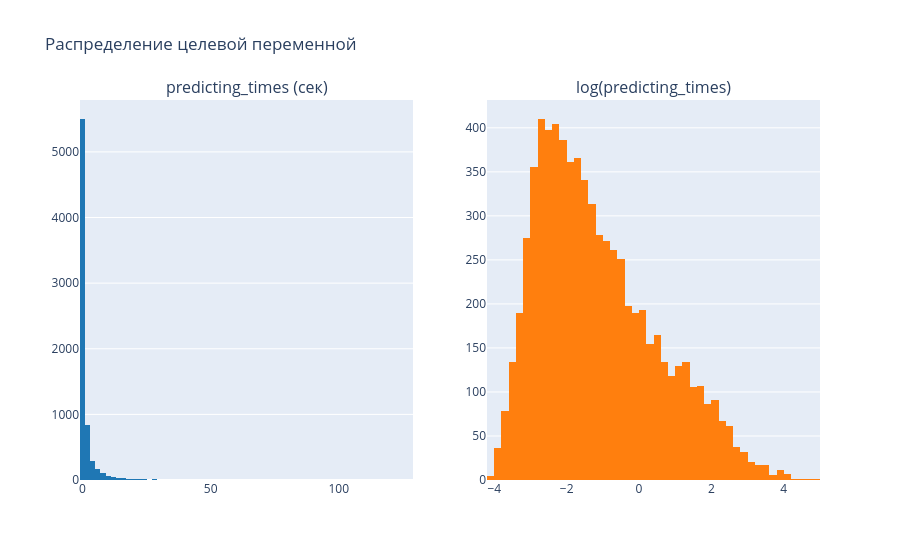

The notebook cell this image was saved under:
### Markdown cell above
## 3. EDA

### Code cell
# Распределение таргета до/после log
fig = make_subplots(rows=1, cols=2,
                    subplot_titles=('predicting_times (сек)', 'log(predicting_times)'))
fig.add_trace(go.Histogram(x=df['predicting_times'], nbinsx=80, marker_color='#1f77b4'), row=1, col=1)
fig.add_trace(go.Histogram(x=df['log_time'],         nbinsx=80, marker_color='#ff7f0e'), row=1, col=2)
fig.update_layout(title='Распределение целевой переменной', showlegend=False, height=380)
fig.show()

### Figure 1 — Plotly figure (JSON) as saved in the notebook; plotly's stock layout.template omitted (floating-point values rounded to 4 significant figures; data arrays with more than 128 entries replaced by an {"elided": "..."} marker saying what was removed)
{"data": [{"marker": {"color": "#1f77b4"}, "nbinsx": 80, "type": "histogram", "x": {"elided": "7200 float values"}, "xaxis": "x", "yaxis": "y"}, {"marker": {"color": "#ff7f0e"}, "nbinsx": 80, "type": "histogram", "x": {"elided": "7200 float values"}, "xaxis": "x2", "yaxis": "y2"}], "layout": {"annotations": [{"font": {"size": 16}, "showarrow": false, "text": "predicting_times (сек)", "x": 0.225, "xanchor": "center", "xref": "paper", "y": 1, "yanchor": "bottom", "yref": "paper"}, {"font": {"size": 16}, "showarrow": false, "text": "log(predicting_times)", "x": 0.775, "xanchor": "center", "xref": "paper", "y": 1, "yanchor": "bottom", "yref": "paper"}], "autosize": true, "showlegend": false, "title": {"text": "Распределение целевой переменной"}, "xaxis": {"anchor": "y", "autorange": true, "domain": [0, 0.45], "range": [-1, 129], "type": "linear"}, "xaxis2": {"anchor": "y2", "autorange": true, "domain": [0.55, 1], "range": [-4.2, 5], "type": "linear"}, "yaxis": {"anchor": "x", "autorange": true, "domain": [0, 1], "range": [0, 5791.0]}, "yaxis2": {"anchor": "x2", "autorange": true, "domain": [0, 1], "range": [0, 431.6]}}}
